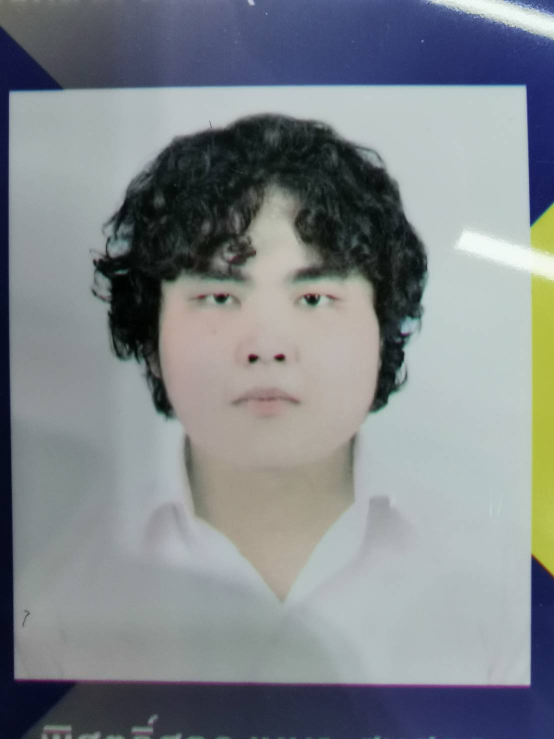
#> input picture dataset/1.jpg, 1108 x 1477 px, found by its file name (shown at 1/2 size)
$ jupyter execute --allow-errors rename_files.ipynb
#> lines starting #> are read from the running program, lines starting #| are printed output that depends on the picture
# Rename

[cell 1]
import os

folder = r'D:\datasetpicture\picture\testdata\fake\\'
count = 1
# count increase by 1 in each iteration
# iterate all files from a directory
#> (the rest of this cell did not finish here and is left out)

# Compare

[cell 2]
from PIL import Image
import matplotlib.pyplot as plt
import matplotlib.image as mpimg
import matplotlib as mpl
import sympy as smp
import cv2

def compare():
    fig = plt.figure()

    ax2 = fig.add_subplot(1, 2, 1)
    ax2.set_title("Input Image")
    ax2.set_xticks([])
    ax2.set_yticks([])
    input_img = mpimg.imread(os.path.join(c))
#> input_img is the input picture: shape (1477, 1108, 3); mean R, G, B 127.8, 133.5, 137.8
    ax2.imshow(input_img)

    ax2 = fig.add_subplot(1, 2, 2)
    ax2.set_title("Fourier Image")
    ax2.set_xticks([])
    ax2.set_yticks([])
    fourier_img = cv2.imread(os.path.join('D:/datasetpicture/picture/fake_fourier640/', '1.jpg'))
    ax2.imshow(fourier_img)

    # Save the full figure...
    fig.savefig('D:/datasetpicture/picture/fake_compare/1.jpg')
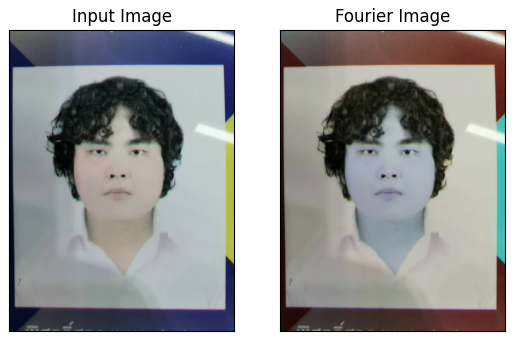
#> figure drawn by matplotlib, 2 panels; B, G, R data is drawn as R, G, B
#> `images = [Image.open(x) for x in [img1, img2]]`: images = 2 items
#> `widths, heights = zip(*(i.size for i in images))`: widths = (1108, 1108); heights = (1477, 1477)
#> `total_width = sum(widths)`: total_width = 2216
#> `max_height = max(heights)`: max_height = 1477
#> `new_im = Image.new('RGB', (total_width, max_height))`: new_im: PIL image 2216x1477 RGB; every value is 0
#> the loop `for im in images:` made 2 passes
#> after the loop `for im in images:`:
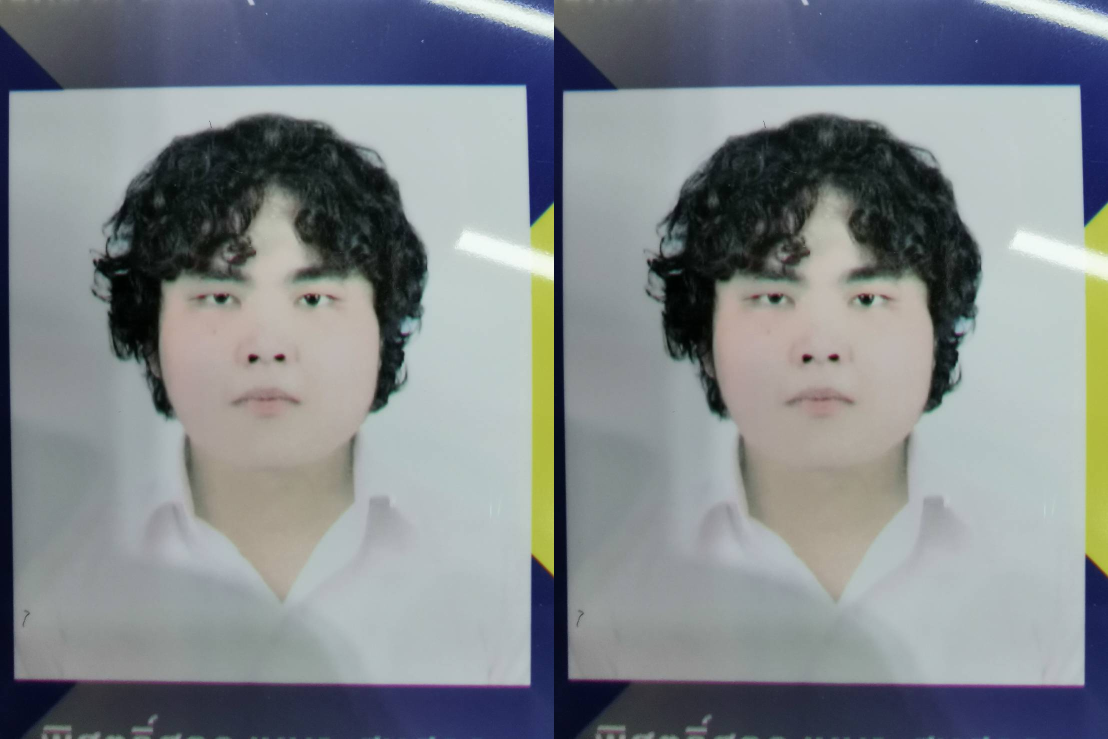
#> new_im: PIL image 2216x1477 RGB (shown at 1/2 size); mean R, G, B 127.8, 133.5, 137.8
#> after the loop `for im in images:`: x_offset = 2216

    return

[cell 3]
#c = ('C:/testcam/github/fourier_converter/dataset/3.jpg')
c = ('D:/datasetpicture/picture/fake/1.jpg')
compare()

[cell 4]
import matplotlib.pyplot as plt
import matplotlib.image as mpimg
import matplotlib as mpl
import sympy as smp
import numpy as np
import cv2
import os,glob

from os import listdir,makedirs
from os.path import isfile,join
from PIL import Image

path1 = 'D:/datasetpicture/picture/faketest' # Source Folder1
path2 = 'D:/datasetpicture/picture/fakefo' # Source Folder2
dstpath1 = 'D:/datasetpicture/picture/fake_compare' # Destination Folder
try:
    makedirs(dstpath1)
except:
    print ("Directory already exist, images will be written in same folder")
# Folder won't used

#> (the rest of this cell did not finish here and is left out)

[cell 5]
import matplotlib.pyplot as plt
import matplotlib.image as mpimg
import matplotlib as mpl
import sympy as smp
import numpy as np
import cv2
import os,glob

from os import listdir,makedirs
from os.path import isfile,join
from PIL import Image

path1 = 'D:/datasetpicture/picture/faketest' # Source Folder1
path2 = 'D:/datasetpicture/picture/fakefo' # Source Folder2
dstpath = 'D:/datasetpicture/picture/fake_compare' # Destination Folder
try:
    makedirs(dstpath)
except:
    print ("Directory already exist, images will be written in same folder")
# Folder won't used

#> (the rest of this cell did not finish here and is left out)

# COMPARE GRAYSCALE AND FOURIER

[cell 6]
from PIL import Image

source_folder1 = 'D:/datasetpicture/picture/test_resize/'
source_folder2 = 'D:/datasetpicture/picture/real_fourier640/'
target_folder = 'D:/datasetpicture/picture/real_compare/'

n = 500

#> (the rest of this cell did not finish here and is left out)

[cell 7]
import matplotlib.pyplot as plt
import matplotlib.image as mpimg
import matplotlib as mpl
import sympy as smp
import numpy as np
import cv2
import os,glob

from os import listdir,makedirs
from os.path import isfile,join
from PIL import Image

path1 = 'D:/datasetpicture/picture/faketest' # Source Folder1
#> path1 = 'D:/datasetpicture/picture/faketest'
path2 = 'D:/datasetpicture/picture/fakefo' # Source Folder2
dstpath1 = 'D:/datasetpicture/picture/fake_compare' # Destination Folder
try:
    makedirs(dstpath1)
except:
    print ("Directory already exist, images will be written in same folder")
# Folder won't used

#> (the rest of this cell did not finish here and is left out)
